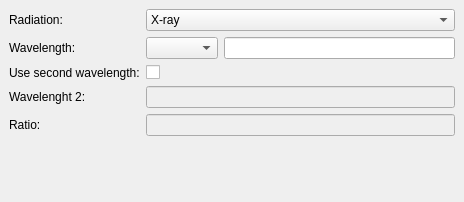
<?xml version="1.0" encoding="UTF-8"?>
<ui version="4.0">
 <class>WavelengthsWidget</class>
 <widget class="QWidget" name="WavelengthsWidget">
  <property name="geometry">
   <rect>
    <x>0</x>
    <y>0</y>
    <width>464</width>
    <height>202</height>
   </rect>
  </property>
  <property name="windowTitle">
   <string>Form</string>
  </property>
  <layout class="QFormLayout" name="formLayout">
   <property name="horizontalSpacing">
    <number>6</number>
   </property>
   <property name="verticalSpacing">
    <number>6</number>
   </property>
   <property name="leftMargin">
    <number>9</number>
   </property>
   <property name="topMargin">
    <number>9</number>
   </property>
   <property name="rightMargin">
    <number>9</number>
   </property>
   <property name="bottomMargin">
    <number>9</number>
   </property>
   <item row="3" column="0">
    <widget class="QLabel" name="label">
     <property name="text">
      <string>Wavelength:</string>
     </property>
    </widget>
   </item>
   <item row="3" column="1">
    <layout class="QHBoxLayout" name="horizontalLayout">
     <property name="spacing">
      <number>6</number>
     </property>
     <item>
      <widget class="WavelengthsComboBox" name="waveComboBox"/>
     </item>
     <item>
      <widget class="QLineEdit" name="wave1LineEdit"/>
     </item>
    </layout>
   </item>
   <item row="5" column="0">
    <widget class="QLabel" name="wave2checkLabel">
     <property name="text">
      <string>Use second wavelength:</string>
     </property>
    </widget>
   </item>
   <item row="5" column="1">
    <widget class="QCheckBox" name="wave2CheckBox">
     <property name="text">
      <string/>
     </property>
    </widget>
   </item>
   <item row="6" column="1">
    <widget class="QLineEdit" name="wave2LineEdit">
     <property name="enabled">
      <bool>false</bool>
     </property>
    </widget>
   </item>
   <item row="6" column="0">
    <widget class="QLabel" name="label_2">
     <property name="text">
      <string>Wavelenght 2:</string>
     </property>
    </widget>
   </item>
   <item row="7" column="0">
    <widget class="QLabel" name="label_4">
     <property name="text">
      <string>Ratio:</string>
     </property>
    </widget>
   </item>
   <item row="7" column="1">
    <widget class="QLineEdit" name="ratioLineEdit">
     <property name="enabled">
      <bool>false</bool>
     </property>
    </widget>
   </item>
   <item row="1" column="1">
    <widget class="QComboBox" name="radiationComboBox">
     <item>
      <property name="text">
       <string>X-ray</string>
      </property>
     </item>
     <item>
      <property name="text">
       <string>Synchrotron</string>
      </property>
     </item>
     <item>
      <property name="text">
       <string>Neutron</string>
      </property>
     </item>
    </widget>
   </item>
   <item row="1" column="0">
    <widget class="QLabel" name="label_3">
     <property name="text">
      <string>Radiation:</string>
     </property>
    </widget>
   </item>
  </layout>
 </widget>
 <customwidgets>
  <customwidget>
   <class>WavelengthsComboBox</class>
   <extends>QComboBox</extends>
   <header>wavelengthscombobox.h</header>
  </customwidget>
 </customwidgets>
 <resources/>
 <connections/>
</ui>
